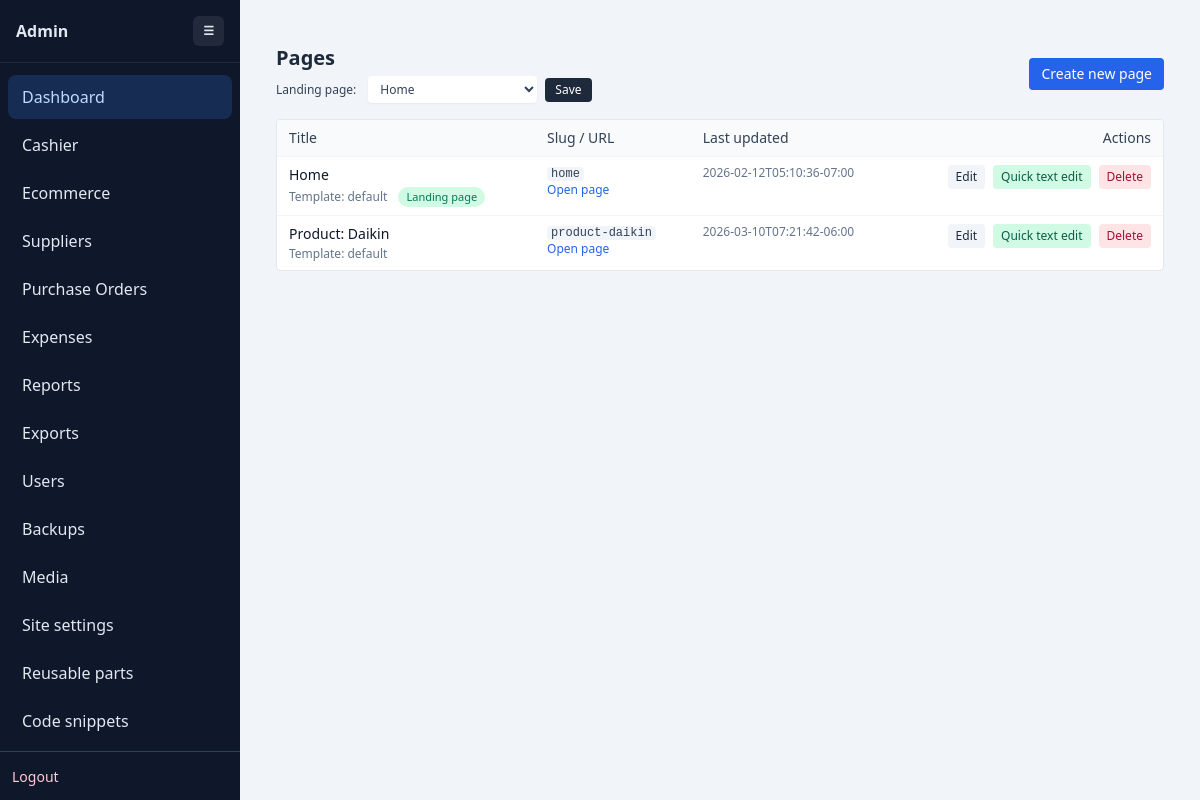
Before: /admin.php (signed in) with the older database file.
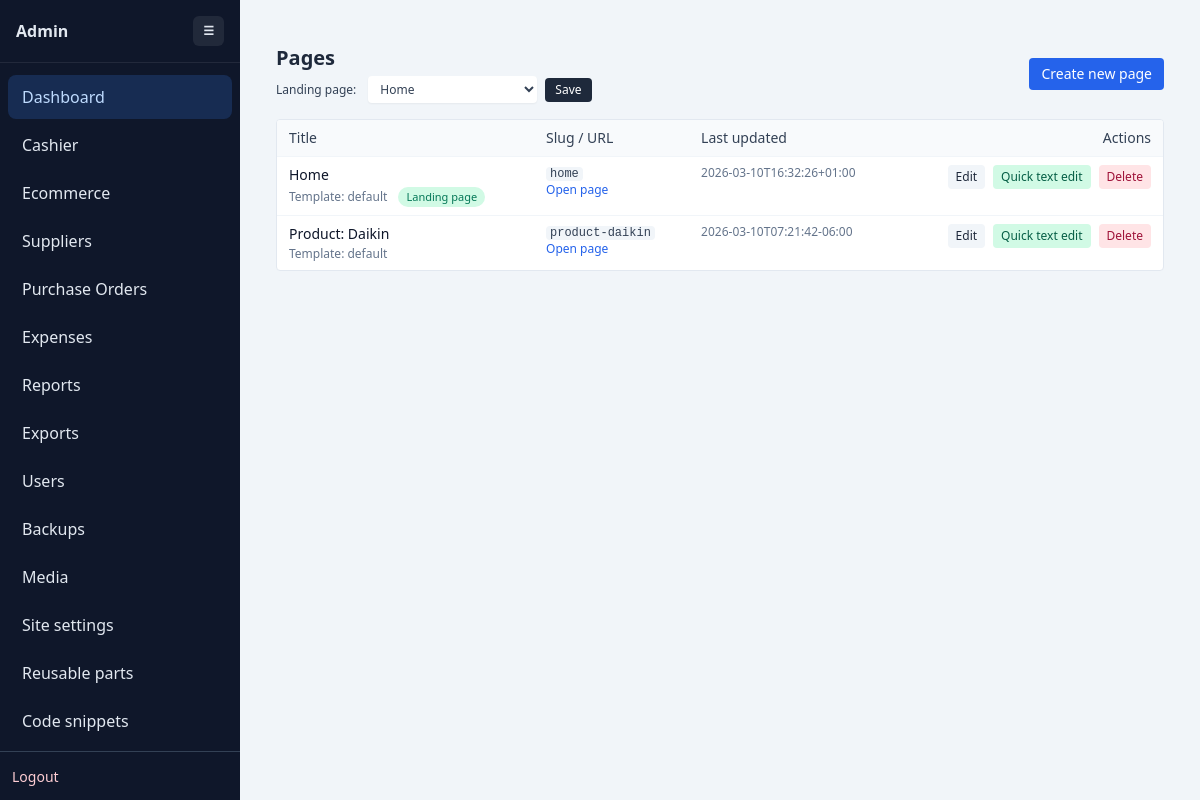
After: the same page with the newer database file.
### tables this page shows
CREATE TABLE settings (
        name TEXT PRIMARY KEY,
        value TEXT NOT NULL
    );

CREATE TABLE pages (
        id TEXT PRIMARY KEY,
        title TEXT NOT NULL,
        slug TEXT NOT NULL UNIQUE,
        content TEXT NOT NULL,
        updated_at TEXT,
        template TEXT NOT NULL DEFAULT "default"
    , page_css TEXT, full_width INTEGER NOT NULL DEFAULT 0, show_title INTEGER NOT NULL DEFAULT 1, show_meta INTEGER NOT NULL DEFAULT 1);

### config.php (called while the page is built, shortened)
<?php
function get_db(): PDO
{
    static $db = null;
    if ($db instanceof PDO) {
        return $db;
    }
    try {
        $db = new PDO('sqlite:' . DB_FILE);
        $db->setAttribute(PDO::ATTR_ERRMODE, PDO::ERRMODE_EXCEPTION);
        $db->setAttribute(PDO::ATTR_DEFAULT_FETCH_MODE, PDO::FETCH_ASSOC);
    } catch (PDOException $e) {
        die('Database connection failed: ' . htmlspecialchars($e->getMessage(), ENT_QUOTES, 'UTF-8'));
    }
    return $db;
}
function load_pages(): array
{
    $db = get_db();
    $stmt = $db->query('SELECT id, title, slug, content, updated_at, template, page_css, full_width, show_title, show_meta FROM pages ORDER BY title COLLATE NOCASE');
    $rows = $stmt->fetchAll();
    if (is_array($rows) && count($rows) > 0) {
        return $rows;
    }
    return [];
}
function get_setting(string $name, ?string $default = null): ?string
{
    $db = get_db();
    $stmt = $db->prepare('SELECT value FROM settings WHERE name = :name LIMIT 1');
    $stmt->execute([':name' => $name]);
    $row = $stmt->fetch(PDO::FETCH_ASSOC);
    if ($row && array_key_exists('value', $row)) {
        return $row['value'];
    }
    return $default;
}

### admin.php (the view, shortened to what this page needs)
<?php
require __DIR__ . '/admin_nav.php';
$pages = load_pages();
$home_page_id = get_setting('home_page_id');
$action = $_GET['action'] ?? 'list';
?>
<!DOCTYPE html>
<html lang="en">
<head>
    <script src="https://cdn.tailwindcss.com"></script>
</head>
<body class="bg-slate-100 min-h-screen">
<?php render_admin_sidebar('dashboard'); ?>
<main class="w-full mx-auto px-4 py-6 max-w-none">
    <?php if ($action === 'list'): ?>
        <div class="flex flex-col gap-2 mb-4 sm:flex-row sm:items-center sm:justify-between">
            <div>
                <h2 class="text-xl font-semibold text-slate-800">Pages</h2>
                <?php if (!empty($pages)): ?>
                    <form method="post" action="admin.php" class="mt-1 flex flex-wrap items-center gap-2 text-xs text-slate-700">
                        <label for="home_page_id" class="mr-1">Landing page:</label>
                        <select id="home_page_id" name="home_page_id" class="rounded border-slate-300 bg-white px-2 py-1 text-xs shadow-sm focus:border-blue-500 focus:ring-blue-500">
                            <?php foreach ($pages as $page_option): ?>
                                <option value="<?php echo htmlspecialchars($page_option['id'], ENT_QUOTES, 'UTF-8'); ?>"
                                    <?php if ($home_page_id === $page_option['id']) echo 'selected'; ?>>
                                    <?php echo htmlspecialchars($page_option['title'], ENT_QUOTES, 'UTF-8'); ?>
                                </option>
                            <?php endforeach; ?>
                        </select>
                        <button type="submit" class="inline-flex items-center rounded bg-slate-800 px-2.5 py-1 text-xs font-medium text-white hover:bg-slate-700">Save</button>
                    </form>
                <?php endif; ?>
            </div>
            <a href="admin.php?action=edit" class="inline-flex items-center px-3 py-1.5 rounded bg-blue-600 hover:bg-blue-700 text-white text-sm">Create new page</a>
        </div>
        <?php if (empty($pages)): ?>
            <p class="text-slate-600 bg-white border rounded px-4 py-3">No pages yet. <a href="admin.php?action=edit" class="text-blue-600 underline">Create your first page</a>.</p>
        <?php else: ?>
            <div class="overflow-hidden rounded border border-slate-200 bg-white">
            <table class="min-w-full text-sm">
                <thead>
                <tr class="bg-slate-50 text-left text-slate-700">
                    <th class="px-3 py-2 font-medium">Title</th>
                    <th class="px-3 py-2 font-medium">Slug / URL</th>
                    <th class="px-3 py-2 font-medium">Last updated</th>
                    <th class="px-3 py-2 font-medium text-right">Actions</th>
                </tr>
                </thead>
                <tbody>
                <?php foreach ($pages as $page): ?>
                    <tr class="border-t border-slate-100">
                        <td class="px-3 py-2 align-top">
                            <div class="font-medium text-slate-900"><?php echo htmlspecialchars($page['title'], ENT_QUOTES, 'UTF-8'); ?></div>
                            <div class="mt-0.5 text-xs text-slate-500">
                                Template: <?php echo htmlspecialchars($page['template'] ?? 'default', ENT_QUOTES, 'UTF-8'); ?>
                                <?php if ($home_page_id === $page['id']): ?>
                                    <span class="ml-2 inline-flex items-center rounded-full bg-emerald-100 px-2 py-0.5 text-[11px] font-medium text-emerald-700">Landing page</span>
                                <?php endif; ?>
                            </div>
                        </td>
                        <td class="px-3 py-2 align-top text-xs text-slate-700">
                            <div><code class="bg-slate-100 px-1 rounded"><?php echo htmlspecialchars($page['slug'], ENT_QUOTES, 'UTF-8'); ?></code></div>
                            <a class="text-blue-600 hover:underline" href="<?php echo htmlspecialchars($page['slug'], ENT_QUOTES, 'UTF-8'); ?>" target="_blank">Open page</a>
                        </td>
                        <td class="px-3 py-2 align-top text-xs text-slate-500"><?php echo htmlspecialchars($page['updated_at'] ?? '', ENT_QUOTES, 'UTF-8'); ?></td>
                        <td class="px-3 py-2 align-top">
                            <div class="flex justify-end gap-2 text-xs">
                                <a class="inline-flex items-center px-2 py-1 rounded bg-slate-100 hover:bg-slate-200 text-slate-800" href="admin.php?action=edit&id=<?php echo urlencode($page['id']); ?>">Edit</a>
                                <a class="inline-flex items-center px-2 py-1 rounded bg-emerald-100 hover:bg-emerald-200 text-emerald-800" href="element_editor.php?id=<?php echo urlencode($page['id']); ?>">Quick text edit</a>
                                <a class="inline-flex items-center px-2 py-1 rounded bg-rose-100 hover:bg-rose-200 text-rose-800" href="admin.php?action=delete&id=<?php echo urlencode($page['id']); ?>"
                                   onclick="return confirm('Delete this page?');">Delete</a>
                            </div>
                        </td>
                    </tr>
                <?php endforeach; ?>
                </tbody>
            </table>
            </div>
        <?php endif; ?>
    <?php endif; ?>
</main>
<?php render_admin_sidebar_close(); ?>
</body>
</html>

### admin_nav.php (shortened to what this page needs)
<?php
function admin_nav_items(): array
{
    return [
        ['label' => 'Dashboard', 'url' => 'admin.php', 'key' => 'dashboard'],
        ['label' => 'Cashier', 'url' => 'pos.php', 'key' => 'pos'],
        ['label' => 'Ecommerce', 'url' => 'ecommerce.php', 'key' => 'ecommerce'],
        ['label' => 'Suppliers', 'url' => 'suppliers.php', 'key' => 'suppliers'],
        ['label' => 'Purchase Orders', 'url' => 'purchase_orders.php', 'key' => 'purchase_orders'],
        ['label' => 'Expenses', 'url' => 'expenses.php', 'key' => 'expenses'],
        ['label' => 'Reports', 'url' => 'reports.php', 'key' => 'reports'],
        ['label' => 'Exports', 'url' => 'exports.php', 'key' => 'exports'],
        ['label' => 'Users', 'url' => 'users.php', 'key' => 'users'],
        ['label' => 'Backups', 'url' => 'backup.php', 'key' => 'backups'],
        ['label' => 'Media', 'url' => 'media.php', 'key' => 'media'],
        ['label' => 'Site settings', 'url' => 'site_settings.php', 'key' => 'settings'],
        ['label' => 'Reusable parts', 'url' => 'parts.php', 'key' => 'parts'],
        ['label' => 'Code snippets', 'url' => 'snippets.php', 'key' => 'snippets'],
        ['label' => 'Shop', 'url' => 'shop.php', 'key' => 'shop'],
    ];
}
function render_admin_sidebar(string $activeKey): void
{
    $items = admin_nav_items();
    ?>
    <div class="admin-shell">
        <aside class="admin-sidebar" id="admin-sidebar">
            <div class="brand">
                <span>Admin</span>
                <button type="button" class="collapse-btn" onclick="toggleSidebar()">☰</button>
            </div>
            <nav class="flex-1 overflow-y-auto py-2">
                <?php foreach ($items as $item): ?>
                    <a href="<?php echo htmlspecialchars($item['url'], ENT_QUOTES, 'UTF-8'); ?>" class="<?php echo $activeKey === $item['key'] ? 'active' : ''; ?>">
                        <span class="label"><?php echo htmlspecialchars($item['label'], ENT_QUOTES, 'UTF-8'); ?></span>
                    </a>
                <?php endforeach; ?>
            </nav>
            <div class="p-3 border-t border-slate-700">
                <a href="login.php?logout=1" class="text-sm text-rose-200 hover:text-rose-100">Logout</a>
            </div>
        </aside>
        <div class="admin-main">
    <?php
}
function render_admin_sidebar_close(): void
{
    echo '</div></div>';
}

### admin_nav.php (style rules this page uses)
.admin-shell { display: flex; min-height: 100vh; background: #f1f5f9; }
.admin-sidebar { width: 240px; background: #0f172a; color: #e2e8f0; display: flex; flex-direction: column; position: sticky; top: 0; height: 100vh; transition: width 0.2s ease; }
.admin-sidebar .brand { padding: 16px; font-weight: 700; font-size: 16px; border-bottom: 1px solid rgba(255,255,255,0.08); display: flex; align-items: center; justify-content: space-between; gap: 8px; }
.admin-sidebar nav a { display: flex; align-items: center; gap: 10px; padding: 10px 14px; color: inherit; text-decoration: none; border-radius: 8px; margin: 4px 8px; transition: background 0.15s; }
.admin-sidebar nav a.active { background: rgba(59,130,246,0.2); color: #bfdbfe; }
.admin-sidebar .collapse-btn { background: rgba(255,255,255,0.08); color: #e2e8f0; border: none; border-radius: 6px; padding: 6px 10px; cursor: pointer; font-size: 12px; }
.admin-main { flex: 1; padding: 20px; }

Changed rows visible on the page:
changed pages "Home": updated_at "2026-02-12T05:10:36-07:00" → "2026-03-10T16:32:26+01:00"
